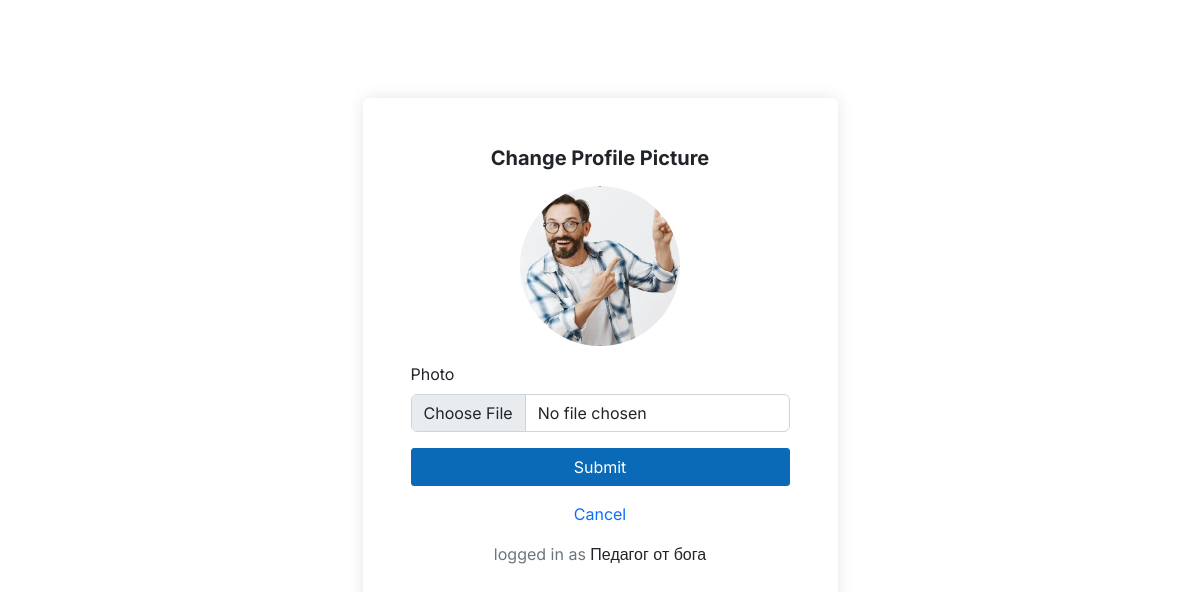
Screenshot of /changePhotoPrompt/ (signed in) with the database file from the repository.
### main/models.py (models this page shows, shortened)
class Faculty(models.Model):
    faculty_id = models.IntegerField(primary_key=True)
    name = models.CharField(max_length=100, null=False)
    email = models.EmailField(max_length=100, null=True, blank=True)
    password = models.CharField(max_length=255, null=False)
    department = models.ForeignKey(
        'Department', on_delete=models.CASCADE, null=False, related_name='faculty')
    role = models.CharField(
        default="Faculty", max_length=100, null=False, blank=True)
    photo = models.ImageField(upload_to='profile_pics', blank=True,
                              null=False, default='profile_pics/default_faculty.png')
    class Meta:
        verbose_name_plural = 'Faculty'

### main/views.py (the view)
# urls.py: path('changePhotoPrompt/', views.changePhotoPrompt, name='changePhotoPrompt'),
def changePhotoPrompt(request):
    if request.session.get('student_id'):
        student = Student.objects.get(student_id=request.session['student_id'])
        return render(request, 'main/changePhoto.html', {'student': student})
    elif request.session.get('faculty_id'):
        faculty = Faculty.objects.get(faculty_id=request.session['faculty_id'])
        return render(request, 'main/changePhotoFaculty.html', {'faculty': faculty})
    else:
        return redirect('std_login')

### main/templates/main/changePhotoFaculty.html (shortened to what this page needs)
{% load static %}
<!DOCTYPE html>
<html lang="en">
   <head>
      <link rel="stylesheet" href="{% static 'styles/bootstrap.min.css' %}">
      <link rel="stylesheet" href="{% static 'styles/style.css' %}">
   </head>
   <body>
      <div class="container">
         <div style="min-height:85vh" class="row justify-content-center align-items-center">
            <div class="col-lg-5 col-sm-12 p-5 rounded shadow">
               <form action="{% url 'changePhotoFaculty' %}" method="post" enctype="multipart/form-data">
                  <div class="text-center">
                     <h5 class="mb-3 fw-bold">Change Profile Picture</h5>
                  </div>
                  <div class="my-3 text-center">
                     <img src="/media/{{faculty.photo}}" alt="image" class="rounded-circle" style="height: 10rem ; width:10rem">
                  </div>
                  <div class="mb-3">
                     <label for="photo" class="form-label ">Photo</label>
                     <input type="file" class="form-control" id="photo" name="photo" required>
                  </div>
                  <div class="d-grid">
                     <button type="submit" class="btn btn-primary">Submit</button>
                  </div>
                  <div class="text-center mt-3">
                     <a href="{% url 'profile' faculty.faculty_id %}">Cancel</a>
                  </div>
               </form>
               <p class="text-center mt-3"> <span class="text-muted">logged in as</span>  {{faculty.name}}</p>
            </div>
         </div>
      </div>
   </body>
</html>

### static/styles/style.css (style rules this page uses)
* { font-family: "Inter", sans-serif; box-sizing: border-box; }
body { margin: 0; padding: 0; }
html { scroll-behavior: smooth; }
.btn { border-radius: 3px !important; }
.btn-primary { background-color: #0b6ab8 !important; border-color: #0b6ab8 !important; }
a { text-decoration: none !important; }
.container { margin-top: 1.5rem; }
.shadow { box-shadow: rgba(17, 17, 26, 0.1) 0px 0px 16px !important; }

### rows the page displays
Faculty: photo (picture), name "Педагог от бога"
